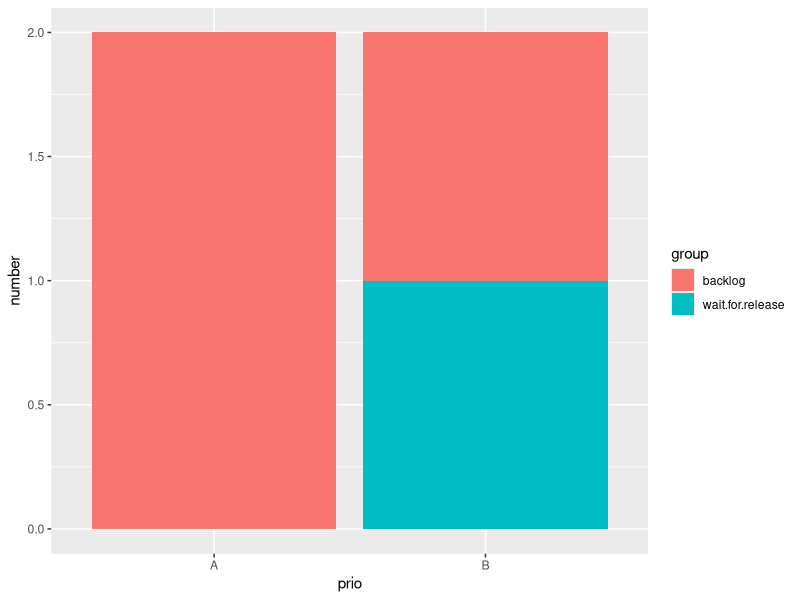

The R source for this figure:
library(ggplot2)
df <- data.frame(group=c("backlog","backlog","wait.for.release"),
                 prio=c("B","C","C"),
                 number=c(2,1,1))

str(df)

#levels(df$prio) = c(levels(df$prio),"A")
ggplot(df,aes(prio,number,fill=group)) + geom_bar(stat="identity") +
    scale_x_discrete(labels=c("A","B","C"))
